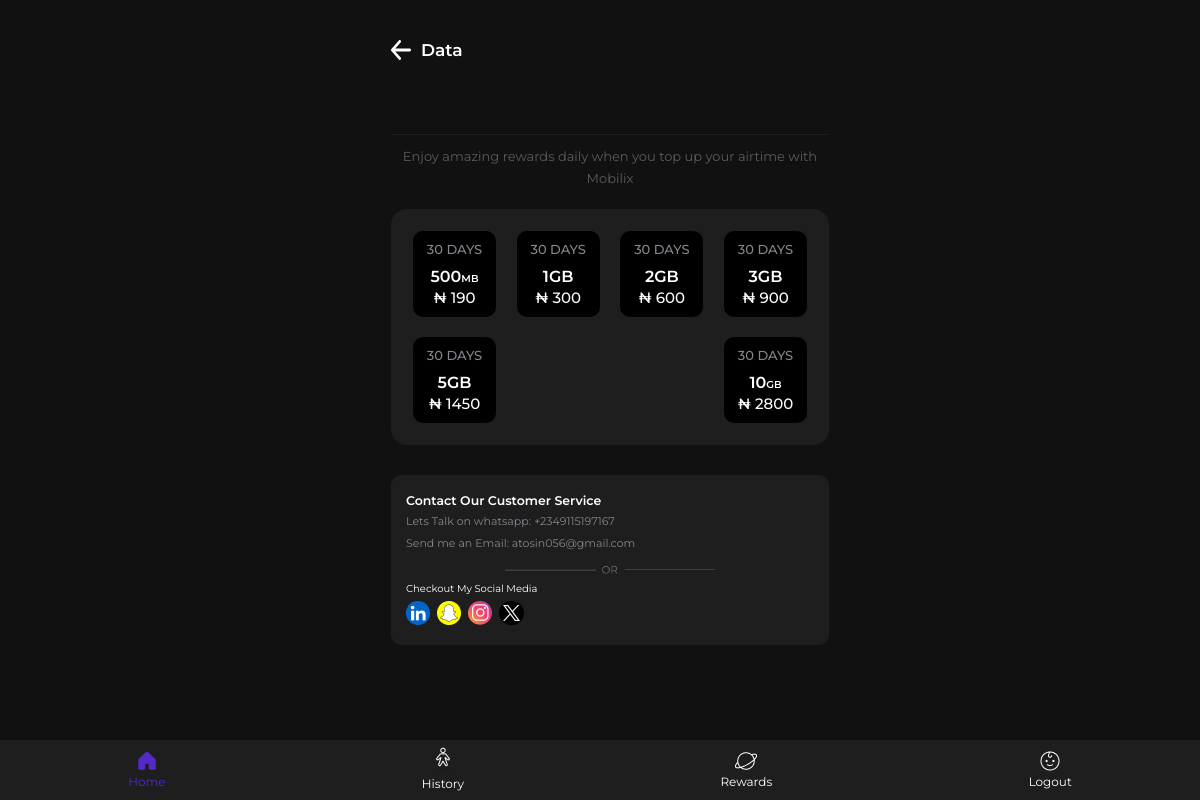
The page /data.php?network=MTN on the database its author committed.
### tables this page shows
CREATE TABLE `data_bundles` (
  `id` int(11) NOT NULL,
  `name` varchar(255) NOT NULL,
  `product_code` varchar(255) NOT NULL,
  `price` varchar(255) NOT NULL,
  `network` varchar(255) NOT NULL,
  `service_id` varchar(255) NOT NULL,
  `real_price` varchar(255) NOT NULL
);

### data.php (the view, shortened to what this page needs)
<?php
include 'functions.php';
if (isset($_GET["network"])) {
    $network = $_GET["network"];
}
?>
<html>
<head>
	<link rel="stylesheet" type="text/css" href="bootstrap/css/bootstrap.min.css">
	<link rel="stylesheet" type="text/css" href="css/main.css">
</head>
<body style="background: #111;color: white;">
<div id="main-content" style="background: #111 !important;display: inline-block !important;padding: 40px 31px !important;color: white;">
    <div>
        <div style="width: 100% !important;display: flex;flex-direction: column;gap: 35px !important;padding-bottom: 30px !important;">
            <div style="display: flex;align-items: center;gap: 10px !important;width: 100% !important;color: white;">
                <div onclick="window.history.back();">
                </div>
                <div>
                    <font class="airt">Data</font>
                </div>
            </div>
            </div>
            <div style="width: 100% !important;display: flex;flex-direction: column;gap: 30px;">
            	<form method="POST" style="width: 100% !important;display: flex;flex-direction: column;">
            		<div style="display: flex;width: 100% !important;border-bottom: 1px solid #1E1E1E;padding-bottom: 20px !important;gap: 8px !important;">
            			<div>
            				<input type="number" name="phone" id="phoneNumber" style="height: 100% !important;width: 100% !important;background: transparent;border: none;color: white;font-size: 20px !important;font-weight: 500;font-family: montserrat;" class="all" value="<?php echo $_SESSION["phone"]; ?>">
            			</div>
            		</div>
            		<div style="width: 100% !important;text-align: center;margin-top: 10px !important;">
            			<font class="enjoy">Enjoy amazing rewards daily when you top up your airtime with Mobilix</font>
            		</div>
            		<div class="data-hold" style="margin-top: 20px !important;">
            			<div>
            				<div style="display: flex;justify-content: space-between;width: 100% !important;flex-wrap: wrap;row-gap: 20px;" id="data_bundles_list">
                                <?php
                                if (isset($network)) {
                                    $select = "SELECT * FROM `data_bundles` WHERE `network`='".$network."'";
                                    $select_query = mysqli_query($conn, $select);
                                    if (mysqli_num_rows($select_query) > 0) {
                                        while ($fetch = mysqli_fetch_assoc($select_query)){
                                            $price = $fetch["price"];
                                            $product_code = $fetch["product_code"];
                                            $name = shortens($fetch["name"]);
                                            $validity = fil($fetch["name"]);
                                ?>
            					<button type="submit" name="submit" value="<?php echo $product_code; ?>" style="border: none;background: transparent;">
            						<div class="plan-hold">
            							<div>
            								<font class="month"><?php echo $validity ?></font>
                                            <div style="margin-top: 10px !important;display: flex;flex-direction: column;gap: 2px;">
                								<font class="price"><?php echo formatDataSize($name); ?></font>
                								<font class="real-price">₦ <?php echo $price; ?></font>
                                            </div>
            							</div>
            						</div>
            					</button>
                                <?php
                                }}}
                                ?>
            				</div>
            			</div>
            		</div>
           		</form>
                <?php
                include 'contactdev.php';
                ?>
           </div>
        </div>
    </div>
</body>
</html>

### functions.php (shortened to what this page needs)
<?php
function fil($string) {
   preg_match('/\s*-\s*(.+)/', $string, $matches);
   $duration = $matches[1];
   $duration = strtolower(trim($duration));
   $mappings = [
       '1 day' => '1 day',
       '3 days' => '3 days',
       '2 days' => '2 days',
       '7 days' => '7 days',
       'monthly' => '30 days',
       '14 days' => '14 days',
       '4 days' => '4 days',
       '30 days' => '30 days',
       '30days validity' => '30 days',
       '90 days' => '90 days',
       '3 months' => '90 days',
       '4 months' => '120 days',
       '2 months' => '60 days',
       '1 year' => '365 days',
       'monthly' => '30 days'
   ];
   $duration_lower = strtolower($duration);
   foreach ($mappings as $key => $value) {
       if (stripos($duration_lower, strtolower($key)) !== false) {
           return $value;
       }
   }
   return '30 days';
}
function formatDataSize($name) {
    if (preg_match('/\d{2,}/', $name, $matches)) {
        $number = $matches[0];
        $unit = strtolower(substr($name, strlen($number)));
        return $number . "<font style='font-size: 10px; text-transform: uppercase;'>$unit</font>";
    }
    return $name;
}
function shortens($string){
    $pattern = '/\d+\s*(MB|GB)/i';
    if (preg_match($pattern, $string, $matches)) {
        return strtoupper($matches[0]);
    }
    return null;
}
?>

### css/main.css (style rules this page uses)
* { margin: 0 !important; padding: 0 !important; }
.real-price { color: #FFF; text-align: center; font-family: Montserrat; font-size: 15px; font-style: normal; font-weight: 500; line-height: normal; }
.price { color: #FFF; text-align: center; font-family: Montserrat; font-size: 16px; font-style: normal; font-weight: 600; line-height: normal; }
.month { color: #83888F; text-align: center; font-family: Montserrat; font-size: 13px; font-style: normal; font-weight: 500; line-height: normal; text-transform: uppercase; }
.data-hold { width: 100% !important; padding: 22px !important; flex-shrink: 0; border-radius: 16px; background: #1E1E1E; }
.plan-hold { gap: 5px; flex-direction: column; justify-content: center; align-items: center; width: 83px; flex-shrink: 0; background: #000000; border-radius: 10px; display: flex; padding: 10px !important; }
.enjoy { color: #585C62; font-family: Montserrat; font-size: 13px; font-style: normal; font-weight: 400; line-height: 22px; text-align: center !important; }
.airt { color: #FFF; text-align: center; font-family: montserrat; font-size: 17px; font-style: normal; font-weight: 600; line-height: normal; }
#main-content { background: #1e1e1e !important; width: 100%; height: 100%; display: flex; justify-content: center; align-items: center; }
@media (min-width: 776px) { #main-content { width: 500px !important; position: absolute; left: 30% !important; right: 50% !important; } }

### rows shown on the page
data_bundles: name "30 DAYS", number "500", name "MB", price "190"
data_bundles: name "30 DAYS", name "1GB", price "300"
data_bundles: name "30 DAYS", name "2GB", price "600"
data_bundles: name "30 DAYS", name "3GB", price "900"
data_bundles: name "30 DAYS", name "5GB", price "1450"
data_bundles: name "30 DAYS", number "10", name "GB", price "2800"
